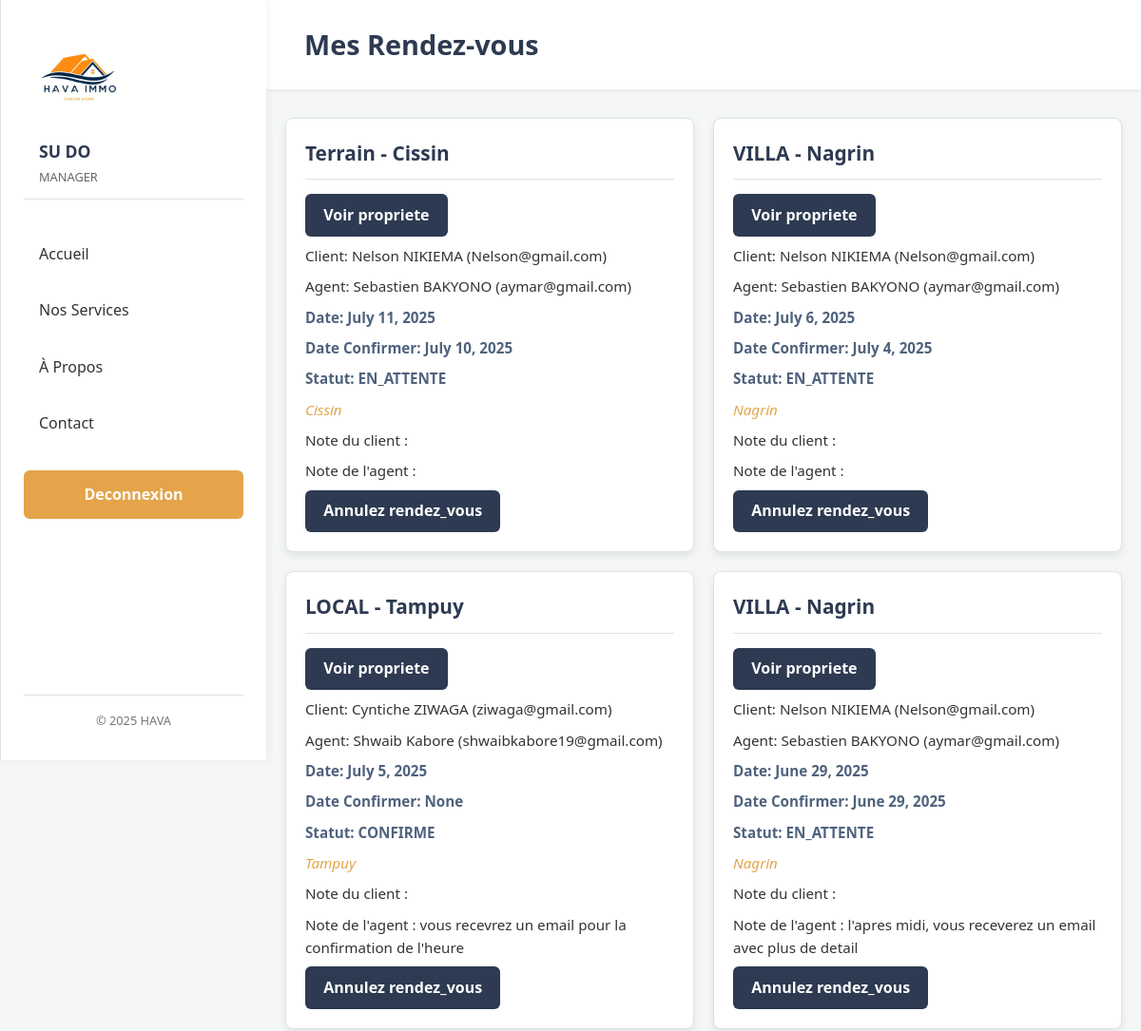
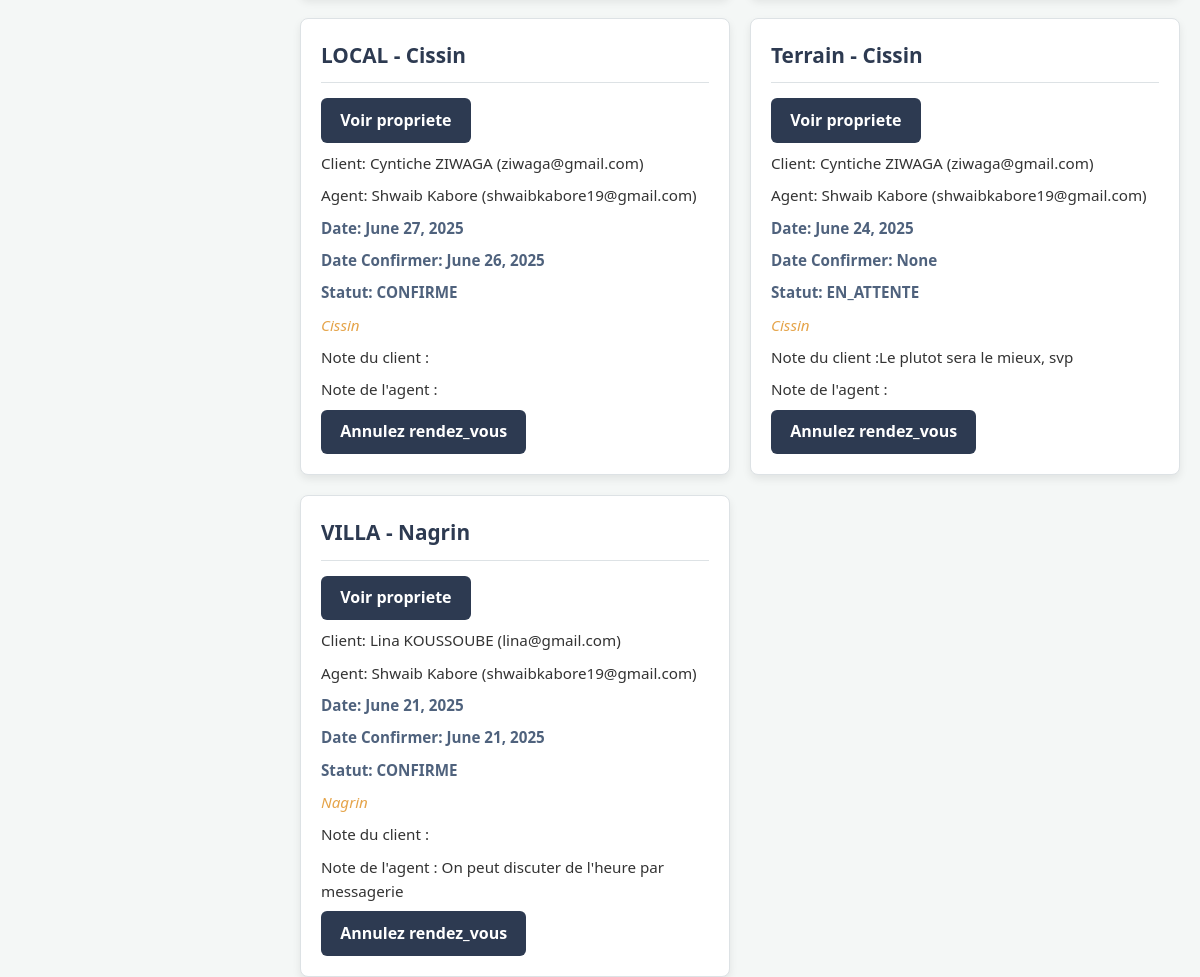
The page /account/manager/rdv-agents/ (signed in) on the database its author committed (2 pictures, top to bottom).
### auth_app/models.py (models this page shows, shortened)
class CustomUser(AbstractUser):
    USER_TYPES = (
        ('CLIENT', 'Client'),
        ('AGENT', 'Agent'),
        ('MANAGER', 'Manager'),
        ('BAILLEUR', 'Bailleur'),
    )
    user_type = models.CharField(max_length=10, choices=USER_TYPES, default="CLIENT" )
    adresse = models.CharField(max_length=50,blank=True)
    phone = models.CharField(max_length=20, blank=True)
    email = models.EmailField(unique=True)
    USERNAME_FIELD = 'email'
    REQUIRED_FIELDS = ['username', 'first_name', 'last_name']
    class Meta:
        verbose_name = "Utilisateur"

class ClientProfile(models.Model):
    user = models.OneToOneField(
        CustomUser,
        on_delete=models.CASCADE,
        limit_choices_to={'user_type': 'CLIENT'}
    )
    agent = models.ForeignKey(
        CustomUser,
        on_delete=models.SET_NULL,
        null=True,
        blank=True,
        limit_choices_to={'user_type': 'AGENT'},
        related_name='clients'
    )
    favoris = models.ManyToManyField(Propriete, related_name='favoris_clients', blank=True)
    def __str__(self):
        return f"Client: {self.user.get_full_name()} ({self.user.email})"

class AgentProfile(models.Model):
    user = models.OneToOneField(
        CustomUser,
        on_delete=models.CASCADE,
        limit_choices_to={'user_type': 'AGENT'}
    )
    specialty = models.CharField(max_length=100, blank=True)
    def __str__(self):
        return f"Agent: {self.user.get_full_name()} ({self.user.email})"

### RDV/models.py (models this page shows, shortened)
class RendezVous(models.Model):
    choices= (
        ('CONFIRME', 'CONFIRME'),
        ('EN_ATTENTE', 'EN_ATTENTE'),
        )
    client = models.ForeignKey(ClientProfile, on_delete=models.CASCADE, related_name='rdv_client')
    agent = models.ForeignKey(AgentProfile, on_delete=models.CASCADE, related_name='rdv_agent')
    propriete = models.ForeignKey(Propriete, on_delete=models.CASCADE)
    date_souhaitee = models.DateField()
    date_confirmee = models.DateField(null=True, blank=True,)
    statut = models.CharField(max_length=20, choices=choices,default='EN_ATTENTE')
    commentaire_client = models.TextField(blank=True)
    commentaire_agent = models.TextField(blank=True)

### bien_app/models.py (models this page shows, shortened)
class Propriete(models.Model):
    type = models.CharField(max_length=30, choices=TYPE_CHOICES)  # Ex: Appartement, Villa...
    usage = models.CharField(max_length=450)  # Ex: Habitation, Commercial...
    statut = models.CharField(max_length=20, choices=STATUT_CHOICES, default='disponible')
    localisation = models.CharField(max_length=255)
    superficie = models.DecimalField(max_digits=10, decimal_places=2)  # en m²
    prix = models.DecimalField(max_digits=15, decimal_places=2)  # en FCFA ou autre
    option = models.CharField(max_length=10, choices=OPTION_CHOICES)
    bailleur = models.ForeignKey(
        'auth_app.CustomUser',  # entre guillemets = pas d'import
        on_delete=models.SET_NULL,
        limit_choices_to={'user_type': 'BAILLEUR'},
        null=True, blank=True,
        related_name='proprietes'
    )

### auth_app/views.py (the view)
# urls.py: path('manager/rdv-agents/', views.liste_rdv_agents, name='liste_rdv_agents'),
@login_required
def liste_rdv_agents(request):
    if request.user.user_type !="MANAGER":
        return redirect('index')
    rdvs_agents = RendezVous.objects.select_related('agent').order_by('-date_souhaitee')
    return render(request, 'RDV/mes_rdv.html', {
        'rendez_vous': rdvs_agents,
    })

### templates/RDV/mes_rdv.html (shortened to what this page needs)
{% extends "base/layout.html" %}
{% load static%}
    {% block content %}
    <header>
        <div class="container">
            <h1>Mes Rendez-vous</h1>
        </div>
    </header>
    <div class="container">
        <div class="appointment-list" id="appointment-list">
            {%for r in rendez_vous %}
            <div class="appointment-card">
                <span class="pers0">
                    <h3>{{ r.propriete.type }} - {{ r.propriete.localisation }}</h3>
                <span>
                    <a href="{% url 'propriete_detail' r.propriete.pk %}" class="details-btn">Voir propriete</a>
                    {% if user.user_type == "MANAGER" %}
                    <p>{{r.client}}</p>
                    <p>{{r.agent}}</p>
                    {% endif%}
                    <p class="date-time">Date: {{r.date_souhaitee}}</p>
                    <p class="date-time">Date Confirmer: {{r.date_confirmee}}</p>
                    <p class="date-time">Statut: {{r.statut}}</p>
                    <p class="location">{{ r.propriete.localisation }}</p>
                        <p>Note du client :{{r.commentaire_client}}</p>
                        <p>Note de l'agent : {{r.commentaire_agent}}</p>
                    <span class="pers0">
                    {% if r.statut != "ANNULE" %}
                    <a href="{% url 'annuler_rendez_vous' r.id %}" class="details-btn">Annulez rendez_vous</a>
                    {% endif%}
                    </span>
            </div>
            {%endfor r in rendez_vous %}
    </div>
    {% endblock content %}

### templates/base/layout.html (shortened to what this page needs)
{% load static %}
<html lang="fr">
<head>
    <link rel="stylesheet" type="text/css" href="{% static 'css/base/style.css' %}" />
    <link rel="stylesheet" href="https://cdnjs.cloudflare.com/ajax/libs/font-awesome/6.0.0/css/all.min.css" />
</head>
<body>
    <aside class="sidebar-menu" id="sidebarMenu">
        <div class="logo-container">
            <a href=" {% url "index" %} "><img src="{% static "img/logo.png" %}" alt="Agence Immobilière Logo" class="logo"> </a>
        </div>
        {% if user.is_authenticated %}
        <div class="user-info hidden" id="sidebarUserInfo">
            <span id="sidebar-client-name">{{ user.first_name }} {{ user.last_name }}</span>
            <span class="account-type">{{ user.user_type }}</span>
        </div>
        {% endif %}
        <nav>
            <ul>
                {% if user.is_authenticated %}
                <li><a href=" {% url "redirect_user" %} ">Accueil</a></li>
                {%else%}
                <li><a href=" {% url "index" %} ">Accueil</a></li>
                {% endif %}
                <li><a href="{% url 'service' %}">Nos Services</a></li>
                <li><a href="{% url 'apropos' %}">À Propos</a></li>
                <li><a href="{% url 'contact' %}">Contact</a></li>
                {% if user.is_authenticated %}
                <li><a href=" {% url 'logout' %} " class="login-btn">Deconnexion</a></li>
                {% else %}
                <li><a href=" {% url 'login' %}  " class="login-btn">Connexion / Inscription</a></li>
                {% endif %}
            </ul>
        </nav>
        <footer class="sidebar-footer">
            <p>&copy; 2025 HAVA</p>
        </footer>
    </aside>
    <div class="content-area">
        {% block content %}
    {% endblock content %}
    </div>
</body>
</html>

### static/css/base/style.css (style rules this page uses)
:root { --primary-color: #2D3A51; --secondary-color: #4F627D; --accent-color: #E5A44A; --accent-color-hover: #CC8D39; --text-color: #333333; --light-text-color: #FFFFFF; --bg-color: #F4F7F6; --sidebar-bg: #FFFFFF; --border-color: #DDE2E5; --card-bg: #FFFFFF; --shadow: 0 4px 12px rgba(0, 0, 0, 0.07); --font-family: 'Poppins', sans-serif; --sidebar-width: 280px; --mobile-sidebar-width: 280px; }
*, *::before, *::after { box-sizing: border-box; margin: 0; padding: 0; }
html { scroll-behavior: smooth; }
body { font-family: var(--font-family); background-color: var(--bg-color); color: var(--text-color); line-height: 1.6; display: flex; position: relative; overflow-x: hidden; overflow-x:scroll; }
.sidebar-menu { width: var(--sidebar-width); height: 100vh; background-color: var(--sidebar-bg); border-right: none; border-left: 1px solid var(--border-color); position: fixed; top: 0; left: 0; display: flex; flex-direction: column; padding: 2rem 1.5rem; transition: transform 0.3s ease-in-out; z-index: 1000; box-shadow: 2px 0 10px rgba(0,0,0,0.05); }
.logo-container { display: flex; align-items: center; padding-left: 0.5rem; }
.logo { margin: auto; width: 100px; height: 100px; object-fit: contain; }
.user-info { margin-bottom: 2rem; padding: 0.8rem 1rem; border-bottom: 1px solid var(--border-color); color: var(--primary-color); font-weight: 600; font-size: 1.1rem; display: flex; flex-direction: column; }
.user-info .account-type { font-size: 0.8rem; font-weight: 400; color: #666; margin-top: 0.2rem; }
.sidebar-menu nav ul { list-style: none; }
.sidebar-menu nav ul li a { display: block; padding: 0.8rem 1rem; margin-bottom: 0.5rem; text-decoration: none; color: var(--text-color); font-weight: 400; border-radius: 6px; transition: background-color 0.2s ease, color 0.2s ease; }
.sidebar-menu nav ul li a.login-btn { background-color: var(--accent-color); color: var(--light-text-color); text-align: center; font-weight: 600; margin-top: 1.5rem; }
.sidebar-footer { margin-top: auto; text-align: center; font-size: 0.8rem; color: #777; padding-top: 1rem; border-top: 1px solid var(--border-color); }
.content-area { flex-grow: 1; padding: 0; margin-left: var(--sidebar-width); transition: margin-left 0.3s ease-in-out; }
.details-btn { display: inline-block; background-color: var(--primary-color); color: var(--light-text-color); padding: 0.6rem 1.2rem; text-decoration: none; border-radius: 6px; font-weight: 600; transition: background-color 0.2s ease; }

### templates/RDV/mes_rdv.html (style rules this page uses)
:root { --primary-color: #2D3A51; --secondary-color: #4F627D; --accent-color: #E5A44A; --accent-color-hover: #CC8D39; --text-color: #333333; --light-text-color: #FFFFFF; --bg-color: #F4F7F6; --card-bg: #FFFFFF; --border-color: #DDE2E5; }
body { font-family: 'Segoe UI', Tahoma, Geneva, Verdana, sans-serif; margin: 0; padding: 0; background-color: var(--bg-color); color: var(--text-color); line-height: 1.6; }
header { background-color: var(--card-bg); color: var(--primary-color); padding: 1.5rem 20px; text-align: left; box-shadow: 0 2px 5px rgba(0, 0, 0, 0.05); margin-bottom: 30px; }
header h1 { margin: 0; font-size: 1.8em; }
.container { max-width: 960px; margin: 0 auto; padding: 0 20px; }
.appointment-list { display: grid; grid-template-columns: repeat(auto-fill, minmax(300px, 1fr)); gap: 20px; }
.appointment-card { background-color: var(--card-bg); border: 1px solid var(--border-color); border-radius: 8px; padding: 20px; box-shadow: 0 4px 8px rgba(0, 0, 0, 0.08); transition: transform 0.3s ease-in-out, box-shadow 0.3s ease-in-out; display: flex; flex-direction: column; }
.appointment-card h3 { margin-top: 0; color: var(--primary-color); font-size: 1.3em; border-bottom: 1px solid var(--border-color); padding-bottom: 10px; margin-bottom: 15px; }
.appointment-card p { margin: 8px 0; font-size: 0.95em; }
.appointment-card .date-time { font-weight: bold; color: var(--secondary-color); }
.appointment-card .location { color: var(--accent-color); font-style: italic; }

### rows shown on the page
RendezVous: propriete.type "Terrain", propriete.localisation "Cissin", client "Client: Nelson NIKIEMA (Nelson@gmail.com)", agent "Agent: Sebastien BAKYONO (aymar@gmail.com)", date_souhaitee "July 11, 2025", date_confirmee "July 10, 2025", statut "EN_ATTENTE", shows "Annulez rendez_vous"
RendezVous: propriete.type "VILLA", propriete.localisation "Nagrin", client "Client: Nelson NIKIEMA (Nelson@gmail.com)", agent "Agent: Sebastien BAKYONO (aymar@gmail.com)", date_souhaitee "July 6, 2025", date_confirmee "July 4, 2025", statut "EN_ATTENTE", shows "Annulez rendez_vous"
RendezVous: propriete.type "LOCAL", propriete.localisation "Tampuy", client "Client: Cyntiche ZIWAGA (ziwaga@gmail.com)", agent "Agent: Shwaib Kabore (shwaibkabore19@gmail.com)", date_souhaitee "July 5, 2025", date_confirmee "None", statut "CONFIRME", commentaire_agent "vous recevrez un email pour la confirmation de l'heure", shows "Annulez rendez_vous"
RendezVous: propriete.type "VILLA", propriete.localisation "Nagrin", client "Client: Nelson NIKIEMA (Nelson@gmail.com)", agent "Agent: Sebastien BAKYONO (aymar@gmail.com)", date_souhaitee "June 29, 2025", date_confirmee "June 29, 2025", statut "EN_ATTENTE", commentaire_agent "l'apres midi, vous receverez un email avec plus de detail", shows "Annulez rendez_vous"
RendezVous: propriete.type "LOCAL", propriete.localisation "Cissin", client "Client: Cyntiche ZIWAGA (ziwaga@gmail.com)", agent "Agent: Shwaib Kabore (shwaibkabore19@gmail.com)", date_souhaitee "June 27, 2025", date_confirmee "June 26, 2025", statut "CONFIRME", shows "Annulez rendez_vous"
RendezVous: propriete.type "Terrain", propriete.localisation "Cissin", client "Client: Cyntiche ZIWAGA (ziwaga@gmail.com)", agent "Agent: Shwaib Kabore (shwaibkabore19@gmail.com)", date_souhaitee "June 24, 2025", date_confirmee "None", statut "EN_ATTENTE", commentaire_client "Le plutot sera le mieux, svp", shows "Annulez rendez_vous"
RendezVous: propriete.type "VILLA", propriete.localisation "Nagrin", client "Client: Lina KOUSSOUBE (lina@gmail.com)", agent "Agent: Shwaib Kabore (shwaibkabore19@gmail.com)", date_souhaitee "June 21, 2025", date_confirmee "June 21, 2025", statut "CONFIRME", commentaire_agent "On peut discuter de l'heure par messagerie", shows "Annulez rendez_vous"

### other values the page prints
{{ user.first_name }} "SU"
{{ user.last_name }} "DO"
{{ user.user_type }} "MANAGER"
